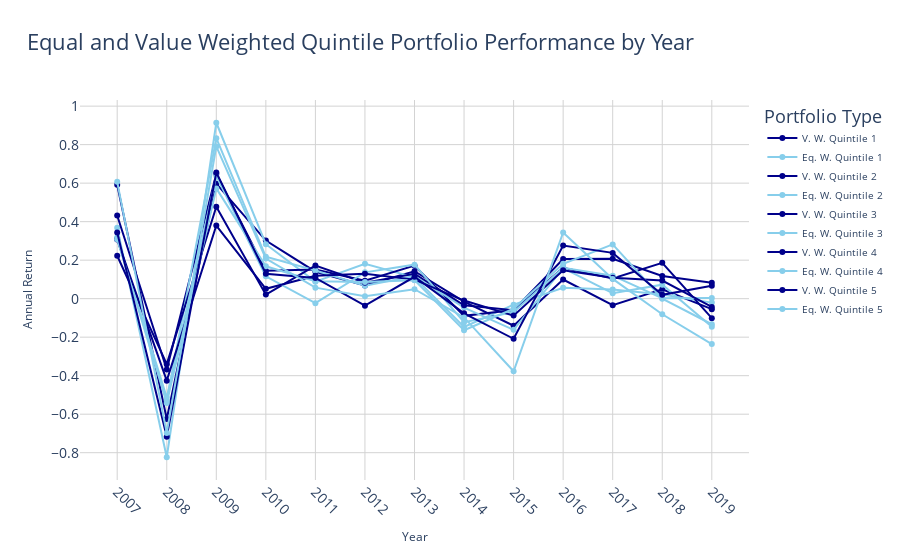

Write notebook code for a chart like this one.
### Markdown cell above
Lets plot some of our results!

### Code cell
q4 = value_and_equally_weighted_portfolio_df.copy()

x = q4.groupby('year').year.mean()

# Create figure
fig = go.Figure()

line_width = 2

for q in range(5):
    y = q4[q4.quintile == q].groupby(['year']).vw_annual_return.mean()
    fig.add_trace(go.Scatter(x=x, y=y, name=f'V. W. Quintile {q+1}',
              line=dict(color='darkblue', width=line_width)))

    y = q4[q4.quintile == q].groupby(['year']).ew_annual_return.mean()
    fig.add_trace(go.Scatter(x=x, y=y, name=f'Eq. W. Quintile {q+1}',
              line=dict(color='skyblue', width=line_width)))

# Update layout
fig.update_layout(title='Portfolio Performance by Year',
                  xaxis_title='Year',
                  yaxis_title='Annual Return',
                  legend_title='Portfolio Type',
                  font=dict(size=10),
                  plot_bgcolor='white')

# Center legend title
fig.update_layout(legend=dict(title=dict(text='Portfolio Type', font=dict(size=18), side='top')),
                  legend_title_font=dict(size=18),
                  legend_title_side='top')

# Center plot title
fig.update_layout(title=dict(text='Equal and Value Weighted Quintile Portfolio Performance by Year',
                  font=dict(size=22), x=0.4, xanchor='center'))


# Customize axes
fig.update_xaxes(tickvals=x,
                 ticktext=[str(int(val)) for val in x],
                 tickangle=45,
                 dtick=1,
                 tickfont=dict(size=14),
                 gridcolor='lightgray',
                 zeroline=False)

fig.update_yaxes(tickfont=dict(size=14),
                 gridcolor='lightgray',
                 zeroline=False)

fig.show()

### Figure 1 — Plotly figure (JSON) as saved in the notebook; plotly's stock layout.template omitted (floating-point values rounded to 4 significant figures)
{"data": [{"line": {"color": "darkblue", "width": 2}, "name": "V. W. Quintile 1", "type": "scatter", "x": [2007, 2008, 2009, 2010, 2011, 2012, 2013, 2014, 2015, 2016, 2017, 2018, 2019], "y": [0.5918, -0.6247, 0.5974, 0.3018, 0.14, 0.06844, 0.1423, -0.01533, -0.1404, 0.09943, -0.03363, 0.04863, -0.05449]}, {"line": {"color": "skyblue", "width": 2}, "name": "Eq. W. Quintile 1", "type": "scatter", "x": [2007, 2008, 2009, 2010, 2011, 2012, 2013, 2014, 2015, 2016, 2017, 2018, 2019], "y": [0.3687, -0.8237, 0.9137, 0.2829, 0.08827, 0.181, 0.1109, -0.1469, -0.03097, 0.05692, 0.04814, 0.02119, -0.02055]}, {"line": {"color": "darkblue", "width": 2}, "name": "V. W. Quintile 2", "type": "scatter", "x": [2007, 2008, 2009, 2010, 2011, 2012, 2013, 2014, 2015, 2016, 2017, 2018, 2019], "y": [0.4323, -0.3678, 0.6479, 0.1445, 0.1512, 0.09305, 0.1714, -0.0892, -0.05875, 0.1601, 0.1045, 0.1864, -0.1013]}, {"line": {"color": "skyblue", "width": 2}, "name": "Eq. W. Quintile 2", "type": "scatter", "x": [2007, 2008, 2009, 2010, 2011, 2012, 2013, 2014, 2015, 2016, 2017, 2018, 2019], "y": [0.3152, -0.5306, 0.8332, 0.2175, 0.1463, 0.06681, 0.1177, -0.0461, -0.1618, 0.1581, 0.02814, 0.07262, -0.146]}, {"line": {"color": "darkblue", "width": 2}, "name": "V. W. Quintile 3", "type": "scatter", "x": [2007, 2008, 2009, 2010, 2011, 2012, 2013, 2014, 2015, 2016, 2017, 2018, 2019], "y": [0.223, -0.3402, 0.4777, 0.02099, 0.1719, 0.08262, 0.1297, -0.03437, -0.06049, 0.2062, 0.207, 0.1176, 0.08244]}, {"line": {"color": "skyblue", "width": 2}, "name": "Eq. W. Quintile 3", "type": "scatter", "x": [2007, 2008, 2009, 2010, 2011, 2012, 2013, 2014, 2015, 2016, 2017, 2018, 2019], "y": [0.3175, -0.5139, 0.6373, 0.1162, -0.02341, 0.1367, 0.1765, -0.1225, -0.06982, 0.1601, 0.1193, 0.002145, 0.003445]}, {"line": {"color": "darkblue", "width": 2}, "name": "V. W. Quintile 4", "type": "scatter", "x": [2007, 2008, 2009, 2010, 2011, 2012, 2013, 2014, 2015, 2016, 2017, 2018, 2019], "y": [0.3069, -0.4259, 0.38, 0.0512, 0.1194, 0.1293, 0.09886, -0.009808, -0.08807, 0.147, 0.1089, 0.09394, -0.04292]}, {"line": {"color": "skyblue", "width": 2}, "name": "Eq. W. Quintile 4", "type": "scatter", "x": [2007, 2008, 2009, 2010, 2011, 2012, 2013, 2014, 2015, 2016, 2017, 2018, 2019], "y": [0.3089, -0.5418, 0.5726, 0.1681, 0.09008, 0.08702, 0.09622, -0.1642, -0.05253, 0.1813, 0.2818, 4.263e-05, -0.1328]}, {"line": {"color": "darkblue", "width": 2}, "name": "V. W. Quintile 5", "type": "scatter", "x": [2007, 2008, 2009, 2010, 2011, 2012, 2013, 2014, 2015, 2016, 2017, 2018, 2019], "y": [0.3434, -0.7175, 0.6549, 0.1292, 0.108, -0.03639, 0.1135, -0.07637, -0.2084, 0.2755, 0.2378, 0.01996, 0.06681]}, {"line": {"color": "skyblue", "width": 2}, "name": "Eq. W. Quintile 5", "type": "scatter", "x": [2007, 2008, 2009, 2010, 2011, 2012, 2013, 2014, 2015, 2016, 2017, 2018, 2019], "y": [0.6068, -0.6973, 0.7909, 0.2083, 0.05713, 0.01235, 0.04929, -0.09753, -0.3769, 0.3441, 0.1026, -0.08098, -0.2356]}], "layout": {"font": {"size": 10}, "legend": {"title": {"font": {"size": 18}, "side": "top", "text": "Portfolio Type"}}, "plot_bgcolor": "white", "title": {"font": {"size": 22}, "text": "Equal and Value Weighted Quintile Portfolio Performance by Year", "x": 0.4, "xanchor": "center"}, "xaxis": {"dtick": 1, "gridcolor": "lightgray", "tickangle": 45, "tickfont": {"size": 14}, "ticktext": ["2007", "2008", "2009", "2010", "2011", "2012", "2013", "2014", "2015", "2016", "2017", "2018", "2019"], "tickvals": [2007, 2008, 2009, 2010, 2011, 2012, 2013, 2014, 2015, 2016, 2017, 2018, 2019], "title": {"text": "Year"}, "zeroline": false}, "yaxis": {"gridcolor": "lightgray", "tickfont": {"size": 14}, "title": {"text": "Annual Return"}, "zeroline": false}}}
